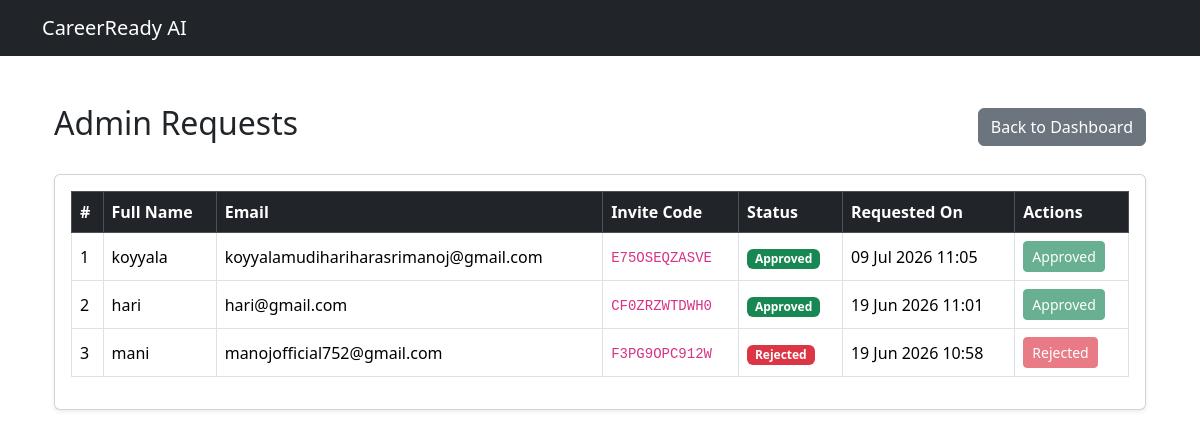
The page /view-admin-requests/ (signed in) on the database its author committed.
### career_app/models.py (models this page shows, shortened)
class AdminRequest(models.Model):
    STATUS_CHOICES = [
        ('Pending', 'Pending'),
        ('Approved', 'Approved'),
        ('Rejected', 'Rejected'),
    ]
    full_name = models.CharField(max_length=100)
    email = models.EmailField(unique=True)
    invite_code = models.CharField(max_length=50)
    status = models.CharField(max_length=20, choices=STATUS_CHOICES, default='Pending')
    created_at = models.DateTimeField(default=timezone.now)

### career_app/views.py (the view)
# urls.py: path('view-admin-requests/', views.view_admin_requests, name='view_admin_requests'),
@login_required
def view_admin_requests(request):
    if not request.user.is_superuser:
        return redirect('user_dashboard')
    requests = AdminRequest.objects.all().order_by('-created_at')
    return render(request, 'career_app/view_admin_requests.html', {'requests': requests})

### career_app/templates/career_app/view_admin_requests.html
{% extends 'career_app/base.html' %}
{% block content %}
<div class="container mt-5">
    <div class="d-flex justify-content-between align-items-center mb-4">
        <h2>Admin Requests</h2>
        <a href="{% url 'super_admin_dashboard' %}" class="btn btn-secondary">
            Back to Dashboard
        </a>
    </div>
    {% if requests %}
        <div class="card shadow-sm">
            <div class="card-body">
                <div class="table-responsive">
                    <table class="table table-bordered table-hover align-middle">
                        <thead class="table-dark">
                            <tr>
                                <th>#</th>
                                <th>Full Name</th>
                                <th>Email</th>
                                <th>Invite Code</th>
                                <th>Status</th>
                                <th>Requested On</th>
                                <th>Actions</th>
                            </tr>
                        </thead>
                        <tbody>
                            {% for request in requests %}
                                <tr>
                                    <td>{{ forloop.counter }}</td>
                                    <td>{{ request.full_name }}</td>
                                    <td>{{ request.email }}</td>
                                    <td><code>{{ request.invite_code }}</code></td>
                                    <td>
                                        {% if request.status == "Pending" %}
                                            <span class="badge bg-warning text-dark">Pending</span>
                                        {% elif request.status == "Approved" %}
                                            <span class="badge bg-success">Approved</span>
                                        {% else %}
                                            <span class="badge bg-danger">Rejected</span>
                                        {% endif %}
                                    </td>
                                    <td>{{ request.created_at|date:"d M Y H:i" }}</td>
                                    <td>
                                        {% if request.status == "Pending" %}
                                            <a href="{% url 'approve_admin_request' request.id %}"
                                               class="btn btn-success btn-sm"
                                               onclick="return confirm('Approve this admin request?');">
                                                Approve
                                            </a>
                                            <a href="{% url 'reject_admin_request' request.id %}"
                                               class="btn btn-danger btn-sm"
                                               onclick="return confirm('Reject this admin request?');">
                                                Reject
                                            </a>
                                        {% elif request.status == "Approved" %}
                                            <button class="btn btn-success btn-sm" disabled>
                                                Approved
                                            </button>
                                        {% else %}
                                            <button class="btn btn-danger btn-sm" disabled>
                                                Rejected
                                            </button>
                                        {% endif %}
                                    </td>
                                </tr>
                            {% endfor %}
                        </tbody>
                    </table>
                </div>
            </div>
        </div>
    {% else %}
        <div class="alert alert-info">
            No admin requests available.
        </div>
    {% endif %}
</div>
{% endblock %}

### rows shown on the page
AdminRequest: full_name "koyyala", email "koyyalamudihariharasrimanoj@gmail.com", invite_code "E75OSEQZASVE", status "Approved", created_at "09 Jul 2026 11:05"
AdminRequest: full_name "hari", email "hari@gmail.com", invite_code "CF0ZRZWTDWH0", status "Approved", created_at "19 Jun 2026 11:01"
AdminRequest: full_name "mani", email "manojofficial752@gmail.com", invite_code "F3PG9OPC912W", status "Rejected", created_at "19 Jun 2026 10:58"
